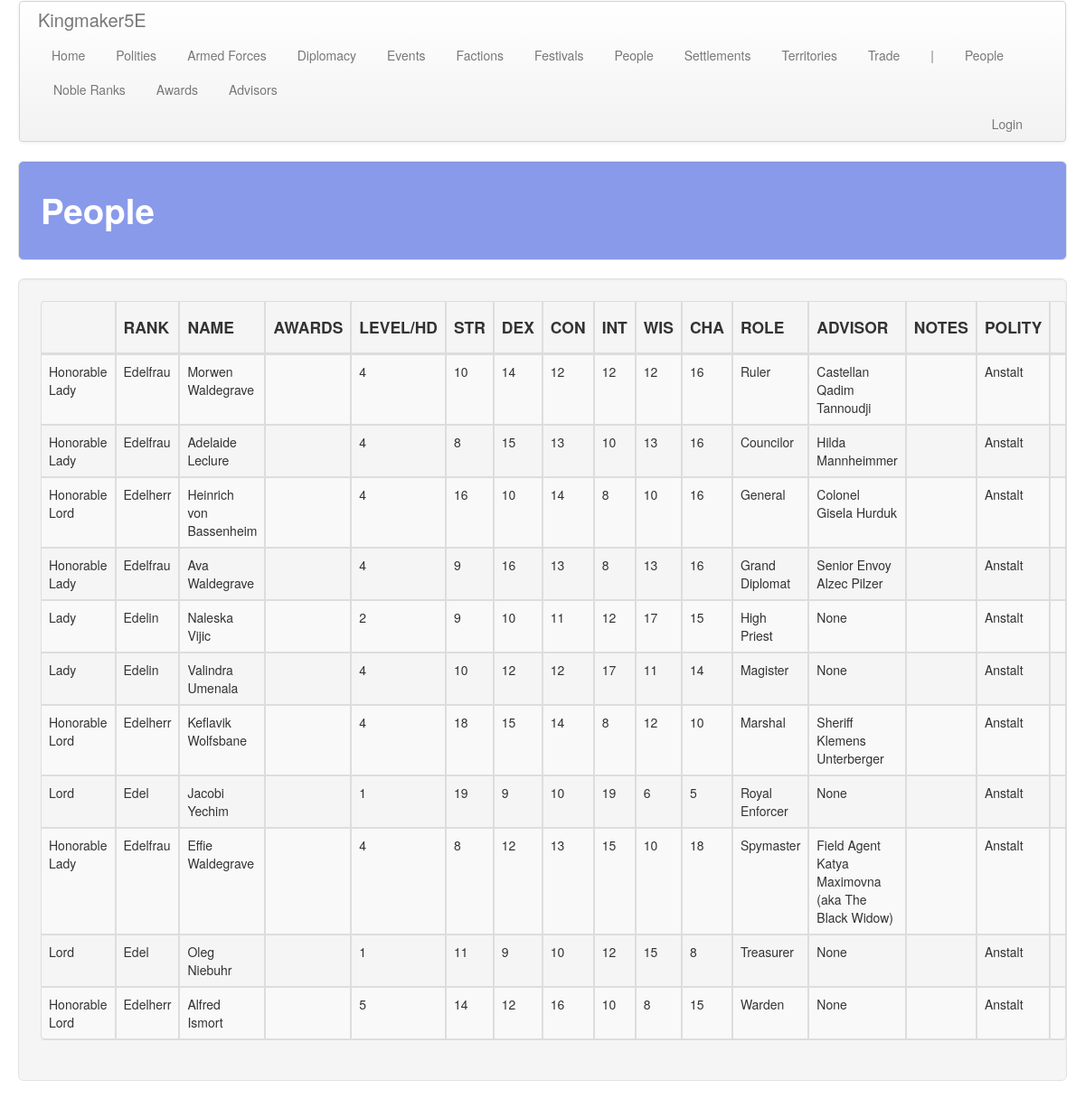
The page /people/ on the database its author committed.
### people/models.py (models this page shows, shortened)
class Person(models.Model):
    first_name = models.CharField(max_length=default_max_length)
    middle_name = models.CharField(max_length=default_max_length, blank=True)
    last_name = models.CharField(max_length=default_max_length, blank=True)
    gender = models.ForeignKey(
        Gender, on_delete=models.SET_NULL, related_name='person', related_query_name='person',
        blank=True, null=True,
    )
    noble_rank = models.ForeignKey(
        NobleRank, on_delete=models.SET_NULL, related_name='person', related_query_name='person',
        blank=True, null=True
    )
    awards = models.ManyToManyField(
        Award, blank=True,
        related_name='person', related_query_name='person',
    )
    hit_dice = models.IntegerField(default=1)
    str = models.IntegerField(default=10)
    dex = models.IntegerField(default=10)
    con = models.IntegerField(default=10)
    int = models.IntegerField(default=10)
    wis = models.IntegerField(default=10)
    cha = models.IntegerField(default=10)
    notes = models.TextField(blank=True)
    polity = models.ForeignKey(
        'polity.Polity', on_delete=models.SET_NULL,
        related_name='person', related_query_name='person',
        null=True, blank=True
    )
    advisor = models.ForeignKey(
        Advisor, on_delete=models.SET_NULL, null=True, blank=True,
        related_name='person', related_query_name='person'
    )
    leadership_role = models.ForeignKey(
        LeadershipRole, on_delete=models.SET_NULL, blank=True, null=True,
        related_name='person', related_query_name='person'
    )
    boons = models.ManyToManyField(
        'armed_forces.Boon', blank=True,
        related_name='person', related_query_name='person',
    )

class NobleRank(models.Model):
    rank = models.CharField(max_length=default_max_length)
    male_title = models.CharField(max_length=default_max_length)
    female_title = models.CharField(max_length=default_max_length)
    male_honorific = models.CharField(max_length=default_max_length)
    female_honorific = models.CharField(max_length=default_max_length)
    desc = models.TextField(blank=True)

class LeadershipRole(models.Model):
    name = models.CharField(max_length=default_max_length)
    ranking = models.IntegerField(default=0)

class Advisor(models.Model):
    name = models.CharField(max_length=default_max_length)
    desc = models.TextField(default="", blank=True)
    leadership_bonus = models.IntegerField(default=0)
    leadership_bonus_eco = models.IntegerField(default=0)
    leadership_bonus_loy = models.IntegerField(default=0)
    leadership_bonus_sta = models.IntegerField(default=0)
    other_benefits = models.TextField(default="", blank=True)

### polity/models.py (models this page shows, shortened)
class Polity(models.Model):
    name = models.CharField(max_length=default_max_length)
    government = models.ForeignKey(
        Government, on_delete=models.CASCADE,
        related_name='polity', related_query_name='polity')
    alignment_lc = models.ForeignKey(
        AlignmentLC, on_delete=models.CASCADE,
        related_name='polity', related_query_name='polity')
    alignment_ge = models.ForeignKey(
        AlignmentGE, on_delete=models.CASCADE,
        related_name='polity', related_query_name='polity')
    treasury = models.IntegerField(default=0)
    unrest = models.IntegerField(default=0)
    fame = models.IntegerField(default=0)
    infamy = models.IntegerField(default=0)
    desc = models.TextField(default="", blank=True)
    tax_edict = models.ForeignKey(
        'core.TaxEdict', on_delete=models.CASCADE,
        related_name='polity', related_query_name='polity')
    promotion_edict = models.ForeignKey(
        'core.PromotionEdict', on_delete=models.CASCADE,
        related_name='polity', related_query_name='polity')
    holiday_edict = models.ForeignKey(
        'core.HolidayEdict', on_delete=models.CASCADE,
        related_name='polity', related_query_name='polity')
    recruitment_edict = models.ForeignKey(
        'core.RecruitmentEdict', on_delete=models.CASCADE,
        related_name='polity', related_query_name='polity')
    ruler_attribute_1 = models.ForeignKey(
        Attribute, on_delete=models.SET_NULL, null=True, blank=True,
        related_name='polity_ruler_1', related_query_name='polity_ruler_1')
    ruler_attribute_2 = models.ForeignKey(
        Attribute, on_delete=models.SET_NULL, null=True, blank=True,
        related_name='polity_ruler_2', related_query_name='polity_ruler_2')
    ruler_attribute_3 = models.ForeignKey(
        Attribute, on_delete=models.SET_NULL, null=True, blank=True,
        related_name='polity_ruler_3', related_query_name='polity_ruler_3')
    spymaster_attribute = models.ForeignKey(
        Attribute, on_delete=models.SET_NULL, null=True, blank=True,
        related_name='polity_spymaster', related_query_name='polity_spymaster')

### people/views.py (the view)
# urls.py: path('', views.people, name='people'),
def people(request):
    return show_all_items(
        request, app_name, a_obj, a_plural, sort='polity', sort_2='leadership_role',
        sort_3='last_name', sort_4='first_name',
    )

### people/templates/people/people.html (shortened to what this page needs)
<!DOCTYPE html>
{% extends 'people/base.html' %}
{% block table_header %}
    <th class="th_ccell"><h4></h4></th>
    <th class="th_lcell"><h4>RANK</h4></th>
    <th class="th_lcell"><h4>NAME</h4></th>
    <th class="th_lcell"><h4>AWARDS</h4></th>
    <th class="th_lcell"><h4>LEVEL/HD</h4></th>
    <th class="th_ccell"><h4>STR</h4></th>
    <th class="th_ccell"><h4>DEX</h4></th>
    <th class="th_ccell"><h4>CON</h4></th>
    <th class="th_ccell"><h4>INT</h4></th>
    <th class="th_ccell"><h4>WIS</h4></th>
    <th class="th_ccell"><h4>CHA</h4></th>
    <th class="th_ccell"><h4>ROLE</h4></th>
    <th class="th_ccell"><h4>ADVISOR</h4></th>
    <th class="th_ccell"><h4>NOTES</h4></th>
    <th class="th_ccell"><h4>POLITY</h4></th>
    <th class="th_ccell"><h4></h4></th>
{% endblock %}
{% block table_body %}
    {% for person in people %}
        <tr>
            <td class="tb_ccell">
                {% if person.noble_rank is not None %}
                    {% if person.gender.name == "Female" %}
                        {{ person.noble_rank.female_honorific }}
                    {% else %}
                        {{ person.noble_rank.male_honorific }}
                    {% endif %}
                {% endif %}
            </td>
            <td class="tb_ccell">
                {% if person.noble_rank is not None %}
                    {% if person.gender.name == "Female" %}
                        {{ person.noble_rank.female_title }}
                    {% else %}
                        {{ person.noble_rank.male_title }}
                    {% endif %}
                {% endif %}
            </td>
            <td class="tb_lcell">
                {{ person.first_name }} {{ person.last_name }}
            </td>
            <td class="tb_ccell">{{ person.awards.all|join:", " }}</td>
            <td class="tb_ccell">{{ person.hit_dice }}</td>
            <td class="tb_ccell">{{ person.str }}</td>
            <td class="tb_ccell">{{ person.dex }}</td>
            <td class="tb_ccell">{{ person.con }}</td>
            <td class="tb_ccell">{{ person.int }}</td>
            <td class="tb_ccell">{{ person.wis }}</td>
            <td class="tb_ccell">{{ person.cha }}</td>
            <td class="tb_lcell">{{ person.leadership_role.name }}</td>
            <td class="tb_lcell">
                {% if person.advisor is not None %}
                    {{ person.advisor.name }}
                {% else %}
                    None
                {% endif %}
            </td>
            <td class="tb_lcell">{{ person.notes }}</td>
            <td class="tb_lcell">{{ person.polity.name }}</td>
            <td class="tb_ccell">
            </td>
        </tr>
    {% endfor %}
{% endblock %}

### static/css/custom.css (style rules this page uses)
.th_ccell { text-align: center; padding: 20px 20px 20px 20px; }
.th_lcell { text-align: left; padding: 20px 20px 20px 20px; }
.tb_ccell { text-align: center; padding: 20px 20px 20px 20px; }
.tb_lcell { text-align: left; padding: 20px 20px 20px 20px; }

### static/css/hexagons.css (style rules this page uses)
* { margin: 0; padding: 0; }

### rows shown on the page
Person: noble_rank.female_honorific "Honorable Lady", noble_rank.female_title "Edelfrau", first_name "Morwen", last_name "Waldegrave", hit_dice "4", str "10", dex "14", con "12", int "12", wis "12", cha "16", leadership_role.name "Ruler", advisor.name "Castellan Qadim Tannoudji", polity.name "Anstalt"
Person: noble_rank.female_honorific "Honorable Lady", noble_rank.female_title "Edelfrau", first_name "Adelaide", last_name "Leclure", hit_dice "4", str "8", dex "15", con "13", int "10", wis "13", cha "16", leadership_role.name "Councilor", advisor.name "Hilda Mannheimmer", polity.name "Anstalt"
Person: noble_rank.male_honorific "Honorable Lord", noble_rank.male_title "Edelherr", first_name "Heinrich", last_name "von Bassenheim", hit_dice "4", str "16", dex "10", con "14", int "8", wis "10", cha "16", leadership_role.name "General", advisor.name "Colonel Gisela Hurduk", polity.name "Anstalt"
Person: noble_rank.female_honorific "Honorable Lady", noble_rank.female_title "Edelfrau", first_name "Ava", last_name "Waldegrave", hit_dice "4", str "9", dex "16", con "13", int "8", wis "13", cha "16", leadership_role.name "Grand Diplomat", advisor.name "Senior Envoy Alzec Pilzer", polity.name "Anstalt"
Person: noble_rank.female_honorific "Lady", noble_rank.female_title "Edelin", first_name "Naleska", last_name "Vijic", hit_dice "2", str "9", dex "10", con "11", int "12", wis "17", cha "15", leadership_role.name "High Priest", shows "None", polity.name "Anstalt"
Person: noble_rank.female_honorific "Lady", noble_rank.female_title "Edelin", first_name "Valindra", last_name "Umenala", hit_dice "4", str "10", dex "12", con "12", int "17", wis "11", cha "14", leadership_role.name "Magister", shows "None", polity.name "Anstalt"
Person: noble_rank.male_honorific "Honorable Lord", noble_rank.male_title "Edelherr", first_name "Keflavik", last_name "Wolfsbane", hit_dice "4", str "18", dex "15", con "14", int "8", wis "12", cha "10", leadership_role.name "Marshal", advisor.name "Sheriff Klemens Unterberger", polity.name "Anstalt"
Person: noble_rank.male_honorific "Lord", noble_rank.male_title "Edel", first_name "Jacobi", last_name "Yechim", hit_dice "1", str "19", dex "9", con "10", int "19", wis "6", cha "5", leadership_role.name "Royal Enforcer", shows "None", polity.name "Anstalt"
Person: noble_rank.female_honorific "Honorable Lady", noble_rank.female_title "Edelfrau", first_name "Effie", last_name "Waldegrave", hit_dice "4", str "8", dex "12", con "13", int "15", wis "10", cha "18", leadership_role.name "Spymaster", advisor.name "Field Agent Katya Maximovna (aka The Black Widow)", polity.name "Anstalt"
Person: noble_rank.male_honorific "Lord", noble_rank.male_title "Edel", first_name "Oleg", last_name "Niebuhr", hit_dice "1", str "11", dex "9", con "10", int "12", wis "15", cha "8", leadership_role.name "Treasurer", shows "None", polity.name "Anstalt"
Person: noble_rank.male_honorific "Honorable Lord", noble_rank.male_title "Edelherr", first_name "Alfred", last_name "Ismort", hit_dice "5", str "14", dex "12", con "16", int "10", wis "8", cha "15", leadership_role.name "Warden", shows "None", polity.name "Anstalt"

### other values the page prints
{{ title }} "People"
